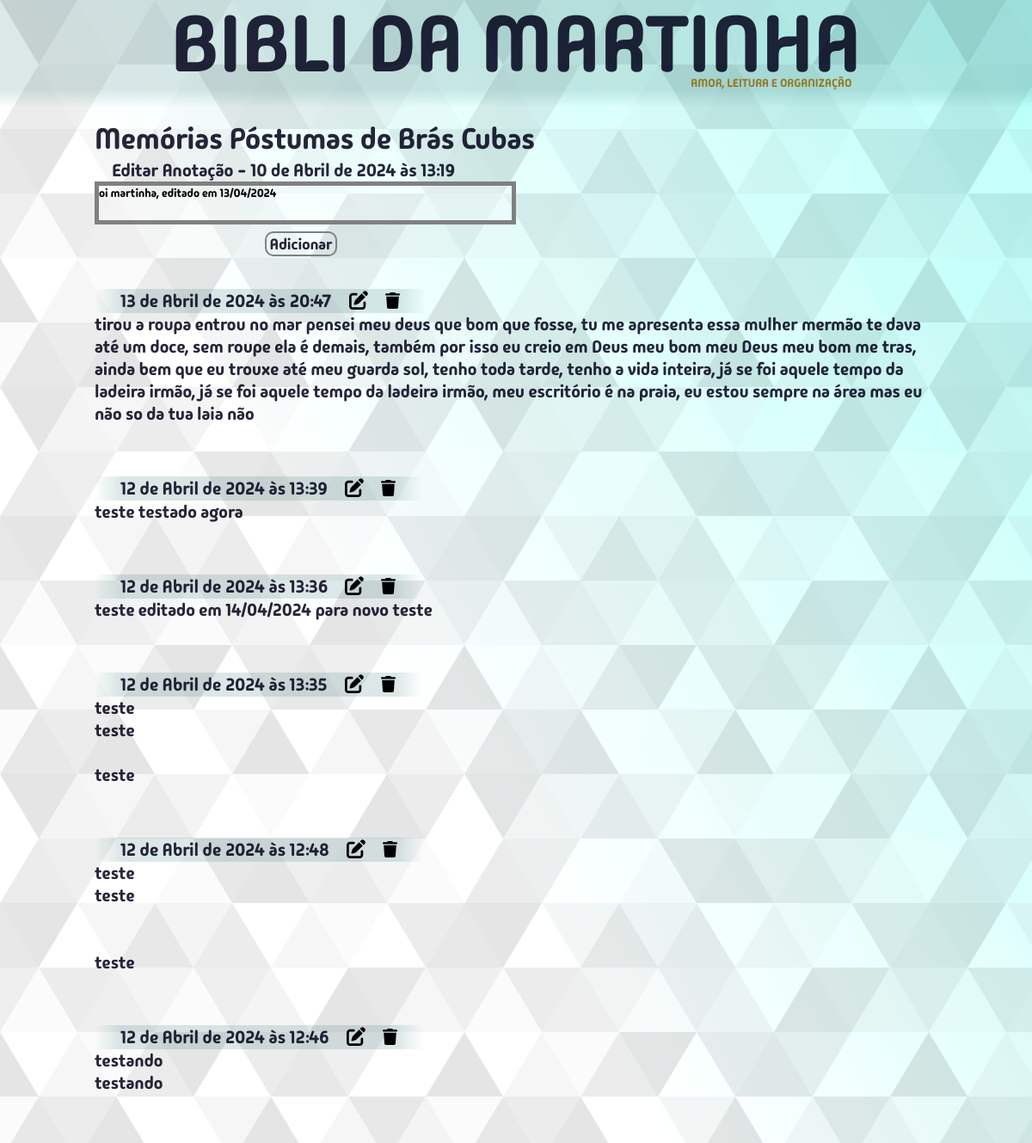
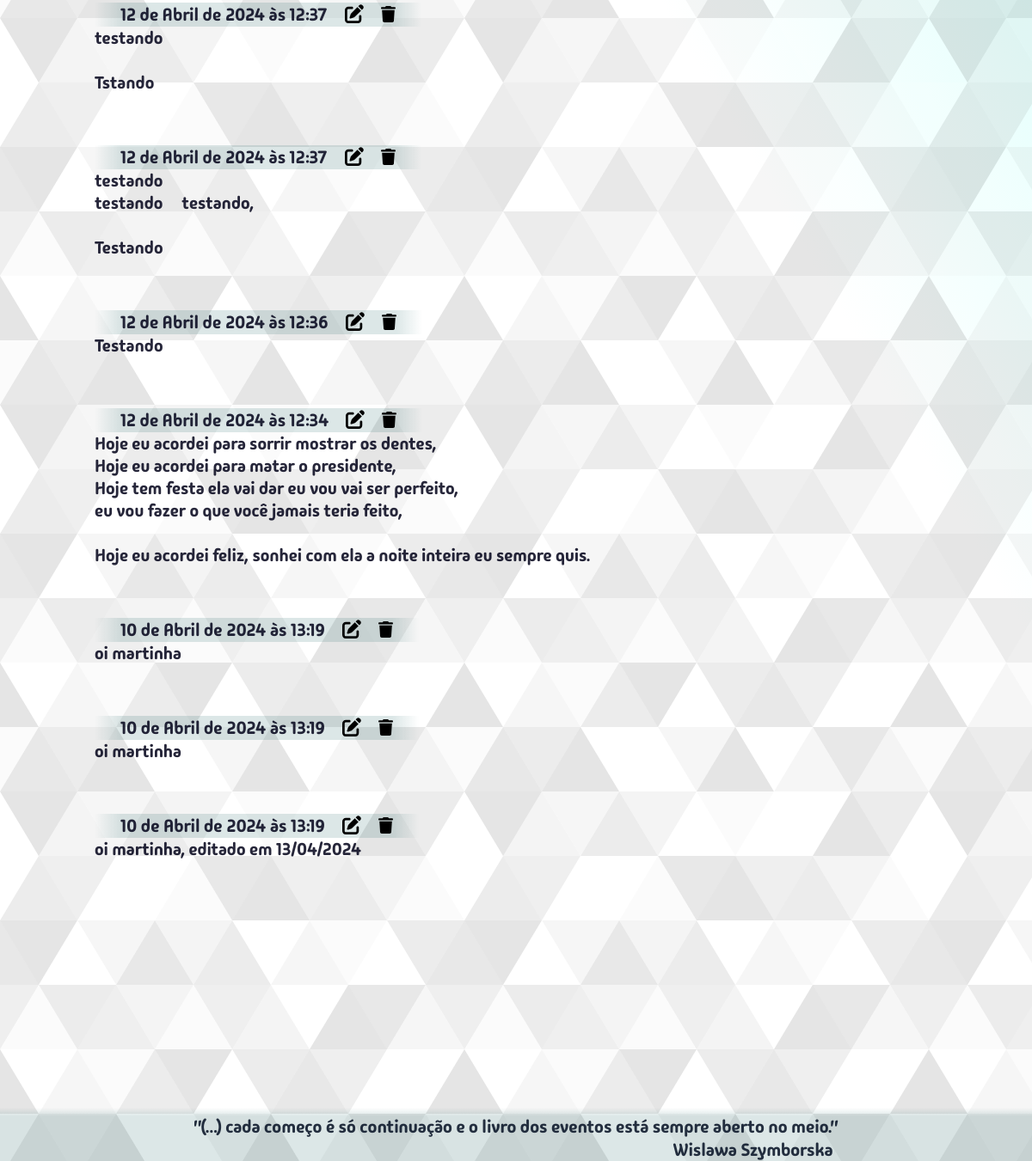
/anotacao/1/editar/1/, run on the app's committed database (2 pictures, top to bottom).
### bibm/models.py (models this page shows, shortened)
class Livro(models.Model):
    titulo = models.CharField(max_length=300, unique=True)
    editora = models.CharField(max_length=300, blank=True, null=True)
    autor = models.ForeignKey(Autor, on_delete=models.SET_DEFAULT, default=1)
    genero = models.ForeignKey(Genero, on_delete=models.SET_DEFAULT, default=1)
    tema = models.CharField(max_length=600, blank=True, null=True)
    lendo = models.BooleanField(default=False)
    lido = models.BooleanField(default=False)
    data_leitura = models.DateField(blank=True, null=True)
    leria_de_novo = models.BooleanField(default=False)
    notas = [(1,"1"),(2,"2"),(3,"3"),(4,"4"),(5,"5"),(6,"6"),(7,"7"),(8,"8"),(9,"9"),(10,"10")]
    classificacao = models.IntegerField(choices=notas, blank=True, null=True)
    endereco = models.ForeignKey(Endereco, on_delete=models.SET_NULL, blank=True, null=True)
    data_compra = models.DateField(null=True)
    regiao = models.ForeignKey(Regiao, on_delete=models.SET_DEFAULT, default=2)
    comentario = models.TextField(blank=True, null=True)
    planejamento = models.PositiveIntegerField(unique=True, blank=True, null=True)
    def __str__(self):
        return str(self.titulo)

class Anotacao(models.Model):
    livro = models.ForeignKey(Livro, on_delete=models.DO_NOTHING)
    data_inclusao = models.DateTimeField(auto_now_add=True)
    anotacao = models.TextField()

### bibm/views/views_all.py (the view, shortened to what this page needs)
# urls.py: path("anotacao/<livro_id>/editar/<anotacao_id>/", views.edit_anotacao, name="edit_anotacao"),
def edit_anotacao(request, livro_id, anotacao_id):
    livro = Livro.objects.get(id=livro_id)
    anotacao = Anotacao.objects.get(id=anotacao_id)
    data_inclusao = anotacao.data_inclusao
    todas_anotacoes_livro = Anotacao.objects.filter(livro=livro_id).order_by("-id")
    if request.method != "POST":
        form_anotacao = AnotacaoForm(instance=anotacao)
    context = {
        "edicao": True,
        "livro_id": livro_id,
        "anotacao_id": anotacao_id,
        "form_anotacao": form_anotacao,
        "titulo": livro.titulo,
        "data_inclusao": data_inclusao,
        "todas_anotacoes_livro": todas_anotacoes_livro,
    }
    return render(request, "bibm/pages/adicionarAnotacao.html", context)

### bibm/forms.py
class AnotacaoForm(forms.ModelForm):
    class Meta:
        model = Anotacao
        fields = [
            "livro",
            "anotacao",
        ]
        widgets = {
            "anotacao": forms.Textarea(
                attrs={
                    "class": "caixa-texto-comentario anotacao-field"
                }
            )
        }

### bibm/templates/bibm/pages/adicionarAnotacao.html (shortened to what this page needs)
{% extends "bibm/estru.html" %}
{% load static %}
{% block content %}
	<div class="bloco-anotacoes">
		<div class="form-anotacao-div">
			{% if edicao %}
			<form action="{% url 'bibm:edit_anotacao' livro_id anotacao_id %}" method="POST" class="form-anotacao">
			{% else %}
			<form action="{% url 'bibm:add_anotacao' livro_id %}" method="POST" class="form-anotacao">
			{% endif %}
				<p class="titulo-form">{{titulo}}</p>
				<label class="data-inclusao-anotacao">
					{% if edicao %}
						Editar Anotação
					{% else %}
						Nova Anotação
					{% endif %}
					- {{ data_inclusao }}
				</label>
				<div class="caixa-texto-anotacao">
					{{ form_anotacao.anotacao }}
					<button type="submit" name="btn_add_anotacao" class="btn-medio btn-azul btn-anotacao">Adicionar</button>
				</div>
			</form>
		</div>
		<div class="bloco-anotacoes">
			{% for anotacao in todas_anotacoes_livro %}
				<div class="data-inicial-anotacao">
					<div class="decoracao-antes"></div>
					<span class="titulo-anotacao-salva">
						{{ anotacao.data_inclusao }}
						<a class="btn-editar" method="GET" href="{% url 'bibm:edit_anotacao' livro_id anotacao.id %}">
							<img
								src="{% static 'bibm/img/pen-to-square-solid.svg' %}"
								alt="Editar esta anotação"
								title="Editar esta anotação"
							>
						</a>
						<a method="GET" href="{% url 'bibm:delete_anotacao' livro_id anotacao.id %}"
							onclick="return confirm('Você deseja excluir esta anotação?')">
							<img
								src="{% static 'bibm/img/trash-solid.svg' %}"
								alt="Excluir esta anotação"
								title="Excluir esta anotação"
								class="btn-excluir"
							>
						</a>
					</span>
					<div class="decoracao-depois"></div>
				</div>
				<span class="conteudo-anotacao-salva">{{ anotacao.anotacao }}</span>
			{% endfor %}
		</div>
	</div>
{% endblock content %}

### bibm/static/bibm/css/estilos.css (style rules this page uses)
:root { --vermelho: 21; --verde: 95; --azul: 95; --cor-do-titulo: rgba(var(--vermelho), var(--verde), var(--azul), 0.15); --cod-do-titulo-bottom: rgba(var(--vermelho), var(--verde), var(--azul), 0); --azul-livro-atual: #4a9e9771; --verde-livro-atual: #07691c71; --vermelho-livro-atual: #b1432771; --cor-da-borda: gray; --recuo-padrao: calc(80vw + 2rem); --color-primary: #269fe6; --color-white: #fff; --color-escrita-padrao: rgba(0, 0, 24, 0.85); }
* { margin: 0; padding: 0; }
html { font-size: 62.5%; }
body { font-size: calc(1.2rem + 0.7vw); overflow: hidden auto; }
input[type="text"], textarea, input[type="date"] { position: relative; outline: none; background: none; border: none; width: calc(100% - 4.5rem); height: inherit; font-family: inherit; border-radius: none; }
button { position: inherit; border: none; font-family: inherit; background: none; color: inherit; }
a { text-decoration: none; color: inherit; }
.decoracao-antes { background: linear-gradient(to right, var(--cod-do-titulo-bottom), var(--cor-do-titulo)); width: 3rem; }
.decoracao-depois { background: linear-gradient(to left, var(--cod-do-titulo-bottom), var(--cor-do-titulo)); width: 3rem; }
.conteudo-anotacao-salva { margin-bottom: 6rem; white-space: pre-wrap; font-size: 2rem; }
.btn-editar { position: relative; margin-left: 2rem; width: 2.2rem; top: .2rem; cursor: pointer; }
.btn-excluir { position: relative; width: 1.7rem; margin-left: 2rem; top: .2rem; cursor: pointer; }

### bibm/static/bibm/css/addUmLivro.css (style rules this page uses)
.caixa-texto-comentario { resize: none; width: 100%; height: 100%; }

### bibm/static/bibm/css/anotacoes.css (style rules this page uses)
.form-anotacao-div { position: relative; }
.form-anotacao { position: relative; height: fit-content; }
.titulo-form { font-size: calc(1rem + 2vw); position: relative; }
.caixa-texto-anotacao { display: flex; flex-flow: column; width: 40vw; align-content: left; transition: all 300ms ease-in-out; padding-bottom: 3rem; }
.anotacao-field { width: 100%; height: 4rem; background: rgba(255, 255, 255, .3); border: solid 5px var(--cor-da-borda); transition: all 300ms ease-in-out; }
.bloco-anotacoes { margin: 0 auto; text-align: left; position: relative; display: flex; flex-flow: column; width: var(--recuo-padrao); padding-bottom: 7rem; }
.data-inclusao-anotacao { position: relative; display: flex; margin-left: 2rem; flex-flow: column nowrap; flex-grow: 1; flex-shrink: 1; }
.data-inicial-anotacao { position: relative; display: flex; width: fit-content; }
.titulo-anotacao-salva { position: relative; display: flex; background: var(--cor-do-titulo); width: fit-content; align-items: center; }

### bibm/static/bibm/css/botoes.css (style rules this page uses)
.btn-medio { position: relative; place-self: center; border: .2rem solid var(--cor-da-borda); width: fit-content; height: fit-content; border-radius: 1rem; font-family: inherit; font-size: calc(.8rem + .8vw); transition: all 300ms ease-in-out; padding: .09rem .4rem; margin: 0.8rem; }

### data on the page
Livro: titulo "Memórias Póstumas de Brás Cubas"
Anotacao: data_inclusao "10 de Abril de 2024 às 13:19", anotacao "oi martinha, editado em 13/04/2024"
Anotacao: data_inclusao "13 de Abril de 2024 às 20:47", anotacao "tirou a roupa entrou no mar pensei meu deus que bom que fosse, tu me apresenta essa mulher mermão te dava até um doce, sem roupe ela é demais, também por isso eu creio em Deus meu bom meu Deus meu bom me tras, ainda bem que eu trouxe até meu guarda sol, tenho toda tarde, tenho a vida inteira, já se foi aquele tempo da ladeira irmão, já se foi aquele tempo da ladeira irmão, meu escritório é na praia, eu estou sempre na área mas eu não so da tua laia não"
Anotacao: data_inclusao "12 de Abril de 2024 às 13:39", anotacao "teste testado agora"
Anotacao: data_inclusao "12 de Abril de 2024 às 13:36", anotacao "teste editado em 14/04/2024 para novo teste"
Anotacao: data_inclusao "12 de Abril de 2024 às 13:35", anotacao "teste teste teste"
Anotacao: data_inclusao "12 de Abril de 2024 às 12:48", anotacao "teste teste teste"
Anotacao: data_inclusao "12 de Abril de 2024 às 12:46", anotacao "testando testando"
Anotacao: data_inclusao "12 de Abril de 2024 às 12:37", anotacao "testando Tstando"
Anotacao: data_inclusao "12 de Abril de 2024 às 12:37", anotacao "testando testando testando, Testando"
Anotacao: data_inclusao "12 de Abril de 2024 às 12:36", anotacao "Testando"
Anotacao: data_inclusao "12 de Abril de 2024 às 12:34", anotacao "Hoje eu acordei para sorrir mostrar os dentes, Hoje eu acordei para matar o presidente, Hoje tem festa ela vai dar eu vou vai ser perfeito, eu vou fazer o que você jamais teria feito, Hoje eu acordei feliz, sonhei com ela a noite inteira eu sempre quis."
Anotacao: data_inclusao "10 de Abril de 2024 às 13:19", anotacao "oi martinha"
Anotacao: data_inclusao "10 de Abril de 2024 às 13:19", anotacao "oi martinha"
